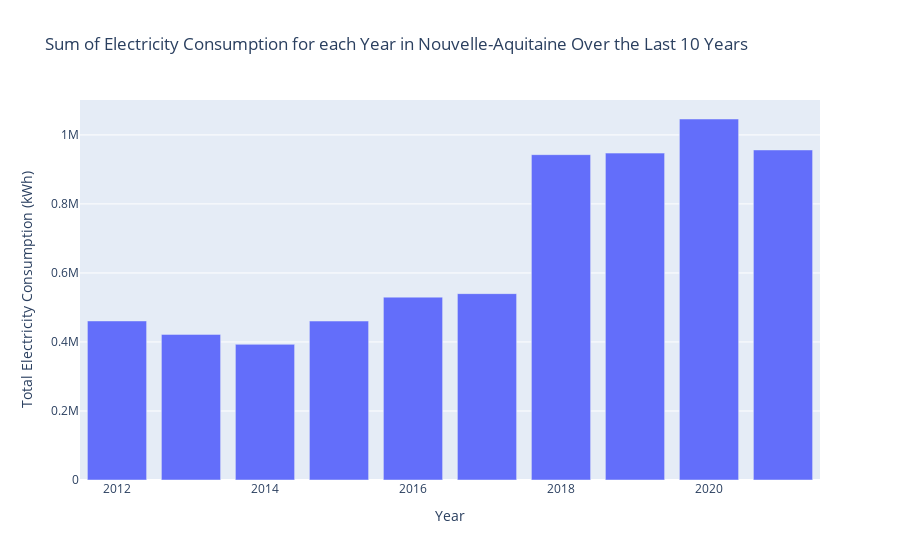

The notebook cell this image was saved under:
### Code cell
show_region_conso('Nouvelle-Aquitaine')

### Figure 1 — Plotly figure (JSON) as saved in the notebook; plotly's stock layout.template omitted (floating-point values rounded to 4 significant figures)
{"data": [{"type": "bar", "x": [2012, 2013, 2014, 2015, 2016, 2017, 2018, 2019, 2020, 2021], "y": [460900.0, 422000.0, 393000.0, 460600.0, 529900.0, 540100.0, 942800.0, 947300.0, 1046000.0, 956400.0]}], "layout": {"autosize": true, "title": {"text": "Sum of Electricity Consumption for each Year in Nouvelle-Aquitaine Over the Last 10 Years"}, "xaxis": {"autorange": true, "range": [2012.0, 2022.0], "title": {"text": "Year"}, "type": "linear"}, "yaxis": {"autorange": true, "range": [0, 1101000.0], "title": {"text": "Total Electricity Consumption (kWh)"}, "type": "linear"}}}
